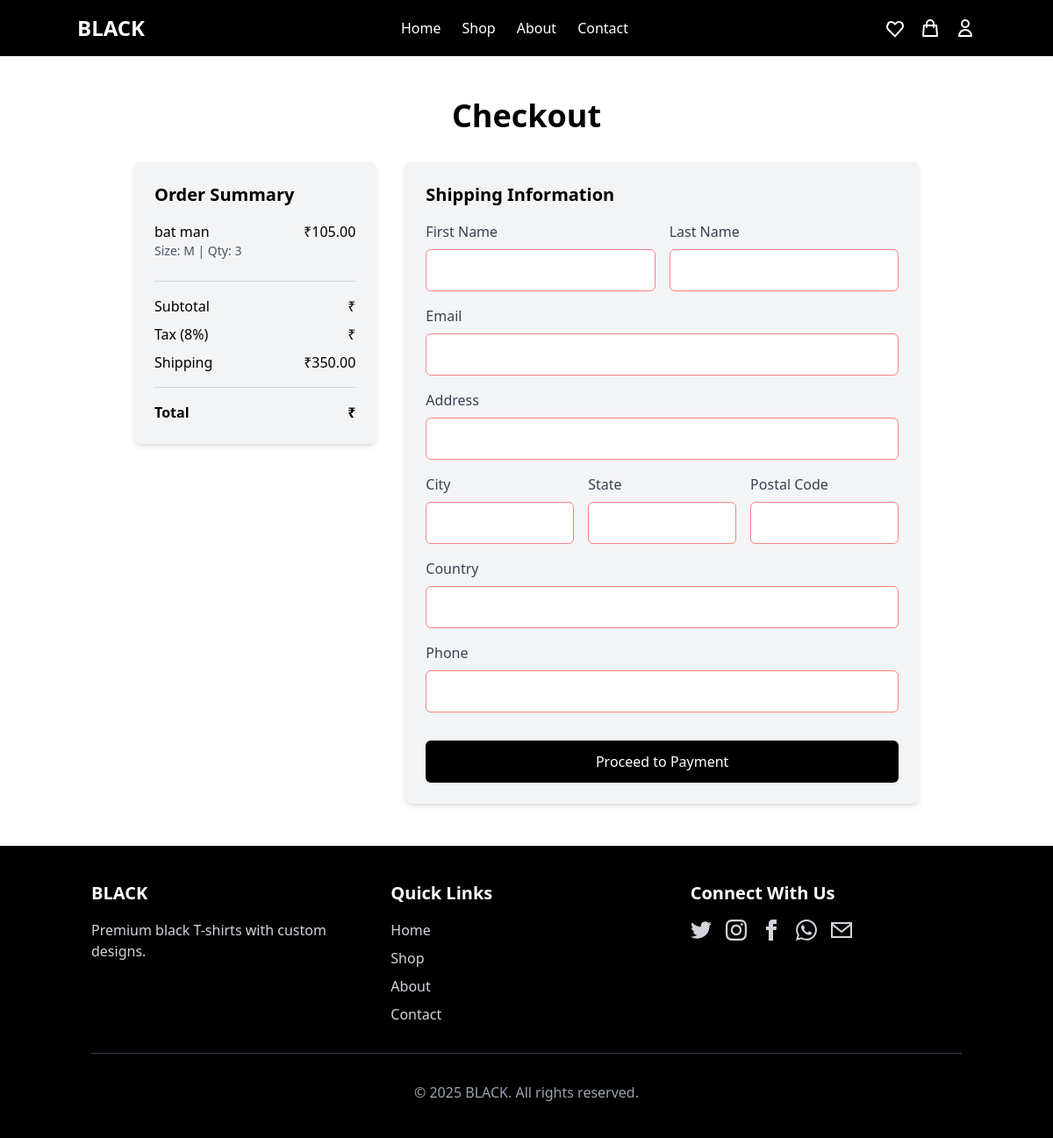
The page /orders/checkout/ (signed in) on the database its author committed.
### shop_products/models.py (models this page shows, shortened)
class Product(models.Model):
    name = models.CharField(max_length=100)
    price = models.DecimalField(max_digits=10, decimal_places=2)
    description = models.TextField()
    short_description = models.CharField(max_length=255, blank=True)
    is_featured = models.BooleanField(default=False)
    in_stock = models.BooleanField(default=True)
    created_at = models.DateTimeField(auto_now_add=True)
    updated_at = models.DateTimeField(auto_now=True)

### shop_orders/views.py (the view, shortened to what this page needs)
# urls.py: path('checkout/', views.checkout, name='checkout'),
def checkout(request):
    cart = Cart(request)
    return render(request, 'shop_orders/checkout.html', {
        'cart': cart,
        'stripe_public_key': settings.STRIPE_PUBLIC_KEY
    })

### shop_cart/cart.py (called while the page is built)
    def is_empty(self):
        return self.cart_items.count() == 0

    def __iter__(self):
        for item in self.cart_items:
            yield {
                'id': item.id,
                'product': item.product,
                'price': item.product.price,
                'quantity': item.quantity,
                'size': item.size,
                'total_price': item.total_price
            }

    def __len__(self):
        return self.cart_items.count()

### shop_cart/models.py (called while the page is built)
    @property
    def total_price(self):
        return self.quantity * self.product.price

### shop_core/context_processors.py (called while the page is built, shortened)
def admin_stats(request):
    if not request.path.startswith('/admin/'):
        return {}

### templates/shop_orders/checkout.html (shortened to what this page needs)
{% extends 'base.html' %}
{% block content %}
<div class="container mx-auto px-4 py-12">
    <div class="max-w-4xl mx-auto">
        <h1 class="text-4xl font-bold mb-8 text-center hero-text" data-aos="fade-down">Checkout</h1>
        {% if cart.is_empty %}
        <div class="bg-red-100 border border-red-400 text-red-700 px-4 py-3 rounded relative mb-8" role="alert">
            <span class="block sm:inline">Your cart is empty. Please add some items before checking out.</span>
            <div class="mt-4">
                <a href="{% url 'shop_products:product_list' %}" class="bg-black text-white px-6 py-2 rounded-md hover:bg-gray-800 transition duration-300">Continue Shopping</a>
            </div>
        </div>
        {% else %}
        <div class="grid grid-cols-1 md:grid-cols-3 gap-8">
            <div class="md:col-span-1" data-aos="fade-right">
                <div class="bg-gray-100 p-6 rounded-lg shadow-md order-summary">
                    <h2 class="text-xl font-semibold mb-4">Order Summary</h2>
                    <div class="space-y-4 mb-6">
                        {% for item in cart %}
                        <div class="flex justify-between">
                            <div>
                                <p class="font-medium">{{ item.product.name }}</p>
                                <p class="text-sm text-gray-600">Size: {{ item.size }} | Qty: {{ item.quantity }}</p>
                            </div>
                            <p>₹{{ item.total_price }}</p>
                        </div>
                        {% endfor %}
                    </div>
                    <div class="border-t border-gray-300 pt-4">
                        <div class="flex justify-between mb-2">
                            <p>Subtotal</p>
                            <p>₹{{ cart.get_subtotal }}</p>
                        </div>
                        <div class="flex justify-between mb-2">
                            <p>Tax (8%)</p>
                            <p>₹{{ cart.get_tax }}</p>
                        </div>
                        <div class="flex justify-between mb-2">
                            <p>Shipping</p>
                            <p>₹350.00</p>
                        </div>
                        <div class="flex justify-between font-bold mt-4 pt-4 border-t border-gray-300">
                            <p>Total</p>
                            <p>₹{{ cart.get_total }}</p>
                        </div>
                    </div>
                </div>
            </div>
            <div class="md:col-span-2" data-aos="fade-left">
                <div class="bg-gray-100 p-6 rounded-lg shadow-md checkout-form">
                    <h2 class="text-xl font-semibold mb-4">Shipping Information</h2>
                    <form method="POST" action="{% url 'shop_orders:checkout' %}" class="space-y-4 payment-form">
                        <div class="grid grid-cols-1 md:grid-cols-2 gap-4">
                            <div>
                                <label for="first_name" class="block text-gray-700 mb-1">First Name</label>
                                <input type="text" id="first_name" name="first_name" required class="w-full px-4 py-2 border border-gray-300 rounded-md focus:outline-none focus:ring-2 focus:ring-black">
                            </div>
                            <div>
                                <label for="last_name" class="block text-gray-700 mb-1">Last Name</label>
                                <input type="text" id="last_name" name="last_name" required class="w-full px-4 py-2 border border-gray-300 rounded-md focus:outline-none focus:ring-2 focus:ring-black">
                            </div>
                        </div>
                        <div>
                            <label for="email" class="block text-gray-700 mb-1">Email</label>
                            <input type="email" id="email" name="email" required class="w-full px-4 py-2 border border-gray-300 rounded-md focus:outline-none focus:ring-2 focus:ring-black">
                        </div>
                        <div>
                            <label for="address" class="block text-gray-700 mb-1">Address</label>
                            <input type="text" id="address" name="address" required class="w-full px-4 py-2 border border-gray-300 rounded-md focus:outline-none focus:ring-2 focus:ring-black">
                        </div>
                        <div class="grid grid-cols-1 md:grid-cols-3 gap-4">
                            <div>
                                <label for="city" class="block text-gray-700 mb-1">City</label>
                                <input type="text" id="city" name="city" required class="w-full px-4 py-2 border border-gray-300 rounded-md focus:outline-none focus:ring-2 focus:ring-black">
                            </div>
                            <div>
                                <label for="state" class="block text-gray-700 mb-1">State</label>
                                <input type="text" id="state" name="state" required class="w-full px-4 py-2 border border-gray-300 rounded-md focus:outline-none focus:ring-2 focus:ring-black">
                            </div>
                            <div>
                                <label for="postal_code" class="block text-gray-700 mb-1">Postal Code</label>
                                <input type="text" id="postal_code" name="postal_code" required class="w-full px-4 py-2 border border-gray-300 rounded-md focus:outline-none focus:ring-2 focus:ring-black">
                            </div>
                        </div>
                        <div>
                            <label for="country" class="block text-gray-700 mb-1">Country</label>
                            <input type="text" id="country" name="country" required class="w-full px-4 py-2 border border-gray-300 rounded-md focus:outline-none focus:ring-2 focus:ring-black">
                        </div>
                        <div>
                            <label for="phone" class="block text-gray-700 mb-1">Phone</label>
                            <input type="tel" id="phone" name="phone" required class="w-full px-4 py-2 border border-gray-300 rounded-md focus:outline-none focus:ring-2 focus:ring-black">
                        </div>
                        <div class="pt-4">
                            <button type="submit" class="w-full bg-black text-white px-6 py-3 rounded-md hover:bg-gray-800 transition duration-300 animated-btn">Proceed to Payment</button>
                        </div>
                    </form>
                </div>
            </div>
        </div>
        {% endif %}
    </div>
</div>
{% endblock %}

### static/css/custom.css (style rules this page uses)
body { opacity: 0; transition: opacity 0.5s ease; }
body.loaded { opacity: 1; }
button, .btn, a.bg-black, button[type="submit"] { transition: transform 0.3s ease, box-shadow 0.3s ease, background-color 0.3s ease; position: relative; overflow: hidden; }
button::after, .btn::after, a.bg-black::after, button[type="submit"]::after { content: ''; position: absolute; top: 50%; left: 50%; width: 5px; height: 5px; background: rgba(255, 255, 255, 0.5); opacity: 0; border-radius: 100%; transform: scale(1, 1) translate(-50%); transform-origin: 50% 50%; }
input, select, textarea { transition: all 0.3s ease; border: 2px solid #e2e8f0; }
input:invalid:not(:placeholder-shown) { border-color: #fc8181; }
.payment-form label { transition: all 0.3s ease; display: block; margin-bottom: 0.5rem; }
.animated-btn { position: relative; overflow: hidden; z-index: 1; }
.animated-btn:after { content: ''; position: absolute; bottom: 0; left: 0; width: 100%; height: 100%; background-color: rgba(255, 255, 255, 0.1); z-index: -2; }
.animated-btn:before { content: ''; position: absolute; bottom: 0; left: 0; width: 0%; height: 100%; background-color: rgba(0, 0, 0, 0.1); transition: all .3s; z-index: -1; }
.checkout-form input, .checkout-form select { height: 3rem; padding-left: 1rem; padding-right: 1rem; transition: all 0.3s ease; }
.checkout-form button[type="submit"] { position: relative; overflow: hidden; transition: all 0.3s ease; }
.order-summary { transition: all 0.3s ease; }

### static/css/responsive.css (style rules this page uses)
@media (min-width: 1025px) { .container { max-width: 1200px; } }

### rows shown on the page
Product: product.name "bat man", size "M", quantity "3", total_price "105.00"
